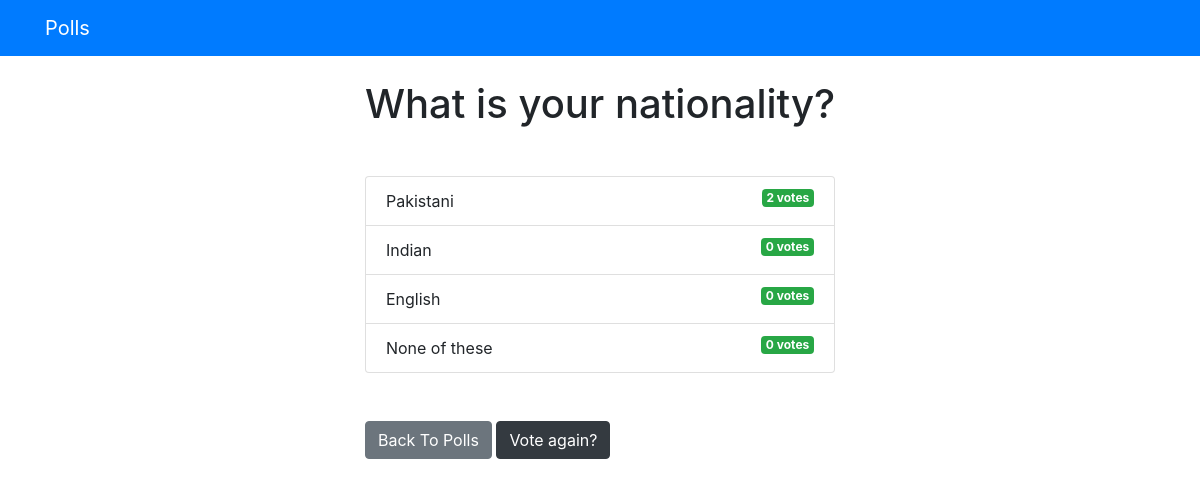
The app's page /polls/2/results/ with its own data.
### polls/models.py (models this page shows, shortened)
class Question(models.Model):
    question_text = models.CharField(max_length=200)
    pub_date = models.DateTimeField(default=timezone.now)

class Choice(models.Model):
    question = models.ForeignKey(Question, on_delete=models.CASCADE)
    choice_text = models.CharField(max_length=200)
    votes = models.IntegerField(default=0)

### polls/views.py (the view)
# urls.py: path('<int:question_id>/results/', results, name ='results'),
def results(request, question_id):
    question = get_object_or_404(Question, pk = question_id)
    return render(request, 'polls/results.html', {'question': question})

### templates/polls/results.html
{% extends 'base.html' %}
{% block content %}
    <h1 class="mb-5 text-center">{{ question.question_text }}</h1>
    <ul class="list-group mb-5">
        {% for choice in question.choice_set.all %}
            <li class="list-group-item">
                {{ choice.choice_text }} <span class="badge badge-success float-right">{{ choice.votes }}
                    vote{{ choice.votes | pluralize }}</span>
            </li>
        {% endfor %}
    </ul>
    <a class="btn btn-secondary" href="{% url 'polls' %}">Back To Polls</a>
    <a class="btn btn-dark" href="{% url 'detail' question.id %}">Vote again?</a>
{% endblock %}

### records on screen
Question: question_text "What is your nationality?"
Choice: choice_text "Pakistani", votes "2", votes|pluralize "s"
Choice: choice_text "Indian", votes "0", votes|pluralize "s"
Choice: choice_text "English", votes "0", votes|pluralize "s"
Choice: choice_text "None of these", votes "0", votes|pluralize "s"
